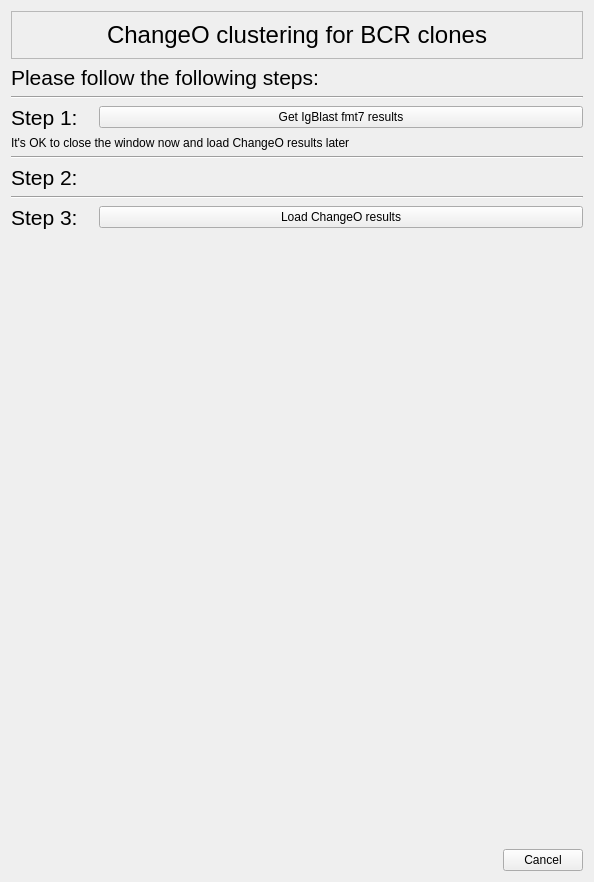
<?xml version="1.0" encoding="UTF-8"?>
<ui version="4.0">
 <class>ChangeODialog</class>
 <widget class="QDialog" name="ChangeODialog">
  <property name="geometry">
   <rect>
    <x>0</x>
    <y>0</y>
    <width>594</width>
    <height>882</height>
   </rect>
  </property>
  <property name="windowTitle">
   <string>Dialog</string>
  </property>
  <layout class="QGridLayout" name="gridLayout_2">
   <item row="3" column="1" colspan="2">
    <widget class="QPushButton" name="pushButtonStep1">
     <property name="text">
      <string>Get IgBlast fmt7 results</string>
     </property>
     <property name="autoDefault">
      <bool>false</bool>
     </property>
    </widget>
   </item>
   <item row="8" column="0" colspan="3">
    <widget class="Line" name="line_3">
     <property name="orientation">
      <enum>Qt::Horizontal</enum>
     </property>
    </widget>
   </item>
   <item row="6" column="0" colspan="3">
    <widget class="Line" name="line_2">
     <property name="orientation">
      <enum>Qt::Horizontal</enum>
     </property>
    </widget>
   </item>
   <item row="11" column="0" colspan="2">
    <spacer name="horizontalSpacer">
     <property name="orientation">
      <enum>Qt::Horizontal</enum>
     </property>
     <property name="sizeHint" stdset="0">
      <size>
       <width>521</width>
       <height>20</height>
      </size>
     </property>
    </spacer>
   </item>
   <item row="2" column="0" colspan="3">
    <widget class="Line" name="line">
     <property name="orientation">
      <enum>Qt::Horizontal</enum>
     </property>
    </widget>
   </item>
   <item row="9" column="0">
    <widget class="QLabel" name="label_6">
     <property name="font">
      <font>
       <pointsize>16</pointsize>
      </font>
     </property>
     <property name="text">
      <string>Step 3: </string>
     </property>
    </widget>
   </item>
   <item row="7" column="0">
    <widget class="QLabel" name="label_5">
     <property name="font">
      <font>
       <pointsize>16</pointsize>
      </font>
     </property>
     <property name="text">
      <string>Step 2: </string>
     </property>
     <property name="alignment">
      <set>Qt::AlignLeading|Qt::AlignLeft|Qt::AlignTop</set>
     </property>
    </widget>
   </item>
   <item row="11" column="2">
    <widget class="QPushButton" name="pushButtonCancel">
     <property name="text">
      <string>Cancel</string>
     </property>
     <property name="autoDefault">
      <bool>false</bool>
     </property>
    </widget>
   </item>
   <item row="10" column="0">
    <spacer name="verticalSpacer">
     <property name="orientation">
      <enum>Qt::Vertical</enum>
     </property>
     <property name="sizeHint" stdset="0">
      <size>
       <width>20</width>
       <height>40</height>
      </size>
     </property>
    </spacer>
   </item>
   <item row="5" column="0" colspan="3">
    <widget class="QLabel" name="label_7">
     <property name="text">
      <string>It's OK to close the window now and load ChangeO results later</string>
     </property>
    </widget>
   </item>
   <item row="3" column="0">
    <widget class="QLabel" name="label_4">
     <property name="maximumSize">
      <size>
       <width>100</width>
       <height>16777215</height>
      </size>
     </property>
     <property name="font">
      <font>
       <pointsize>16</pointsize>
      </font>
     </property>
     <property name="text">
      <string>Step 1: </string>
     </property>
    </widget>
   </item>
   <item row="9" column="1" colspan="2">
    <widget class="QPushButton" name="pushButtonStep3">
     <property name="text">
      <string>Load ChangeO results</string>
     </property>
     <property name="autoDefault">
      <bool>false</bool>
     </property>
    </widget>
   </item>
   <item row="0" column="0" colspan="3">
    <widget class="QFrame" name="frame">
     <property name="frameShape">
      <enum>QFrame::StyledPanel</enum>
     </property>
     <property name="frameShadow">
      <enum>QFrame::Raised</enum>
     </property>
     <layout class="QGridLayout" name="gridLayout">
      <item row="0" column="0">
       <widget class="QLabel" name="label_2">
        <property name="font">
         <font>
          <pointsize>18</pointsize>
         </font>
        </property>
        <property name="text">
         <string>ChangeO clustering for BCR clones</string>
        </property>
        <property name="alignment">
         <set>Qt::AlignCenter</set>
        </property>
       </widget>
      </item>
     </layout>
    </widget>
   </item>
   <item row="7" column="1" colspan="2">
    <widget class="QLabel" name="label_8">
     <property name="maximumSize">
      <size>
       <width>500</width>
       <height>550</height>
      </size>
     </property>
     <property name="text">
      <string/>
     </property>
     <property name="pixmap">
      <pixmap>Resources/changeo.png</pixmap>
     </property>
     <property name="scaledContents">
      <bool>true</bool>
     </property>
    </widget>
   </item>
   <item row="1" column="0" colspan="3">
    <widget class="QLabel" name="label_3">
     <property name="font">
      <font>
       <pointsize>16</pointsize>
      </font>
     </property>
     <property name="text">
      <string>Please follow the following steps:</string>
     </property>
    </widget>
   </item>
  </layout>
 </widget>
 <resources/>
 <connections/>
</ui>
